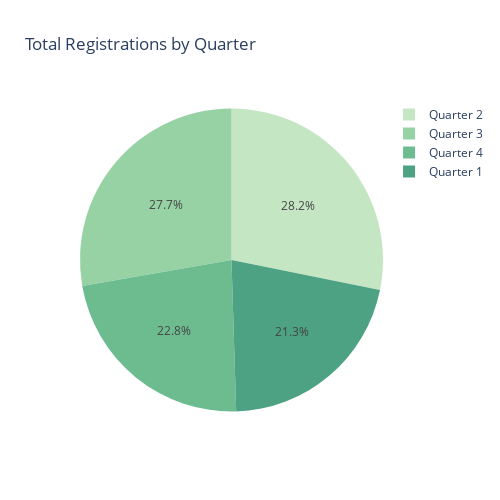

The notebook cell saved with this chart:
### Code cell
# Group the data by Quarter and sum the Registrations column
df_quarter_sum = final_df.groupBy("Quarter").agg(sum("Registrations").alias('Total Registrations'))

df_quarter_sum_pd = df_quarter_sum.toPandas()

# Create a pie chart using Plotly
fig = px.pie(df_quarter_sum_pd, values='Total Registrations', names='Quarter', title='Total Registrations by Quarter', color_discrete_sequence=px.colors.sequential.Blugrn, width=500, height=500)

# Display the pie chart
fig.show()

### Figure 1 — Plotly figure (JSON) as saved in the notebook; plotly's stock layout.template omitted (floating-point values rounded to 4 significant figures)
{"data": [{"domain": {"x": [0, 1], "y": [0, 1]}, "hovertemplate": "Quarter=%{label}<br>Total Registrations=%{value}<extra></extra>", "labels": ["Quarter 1", "Quarter 3", "Quarter 4", "Quarter 2"], "legendgroup": "", "name": "", "showlegend": true, "type": "pie", "values": [4840849, 6300547, 5166967, 6400781]}], "layout": {"height": 500, "legend": {"tracegroupgap": 0}, "piecolorway": ["rgb(196, 230, 195)", "rgb(150, 210, 164)", "rgb(109, 188, 144)", "rgb(77, 162, 132)", "rgb(54, 135, 122)", "rgb(38, 107, 110)", "rgb(29, 79, 96)"], "title": {"text": "Total Registrations by Quarter"}, "width": 500}}
